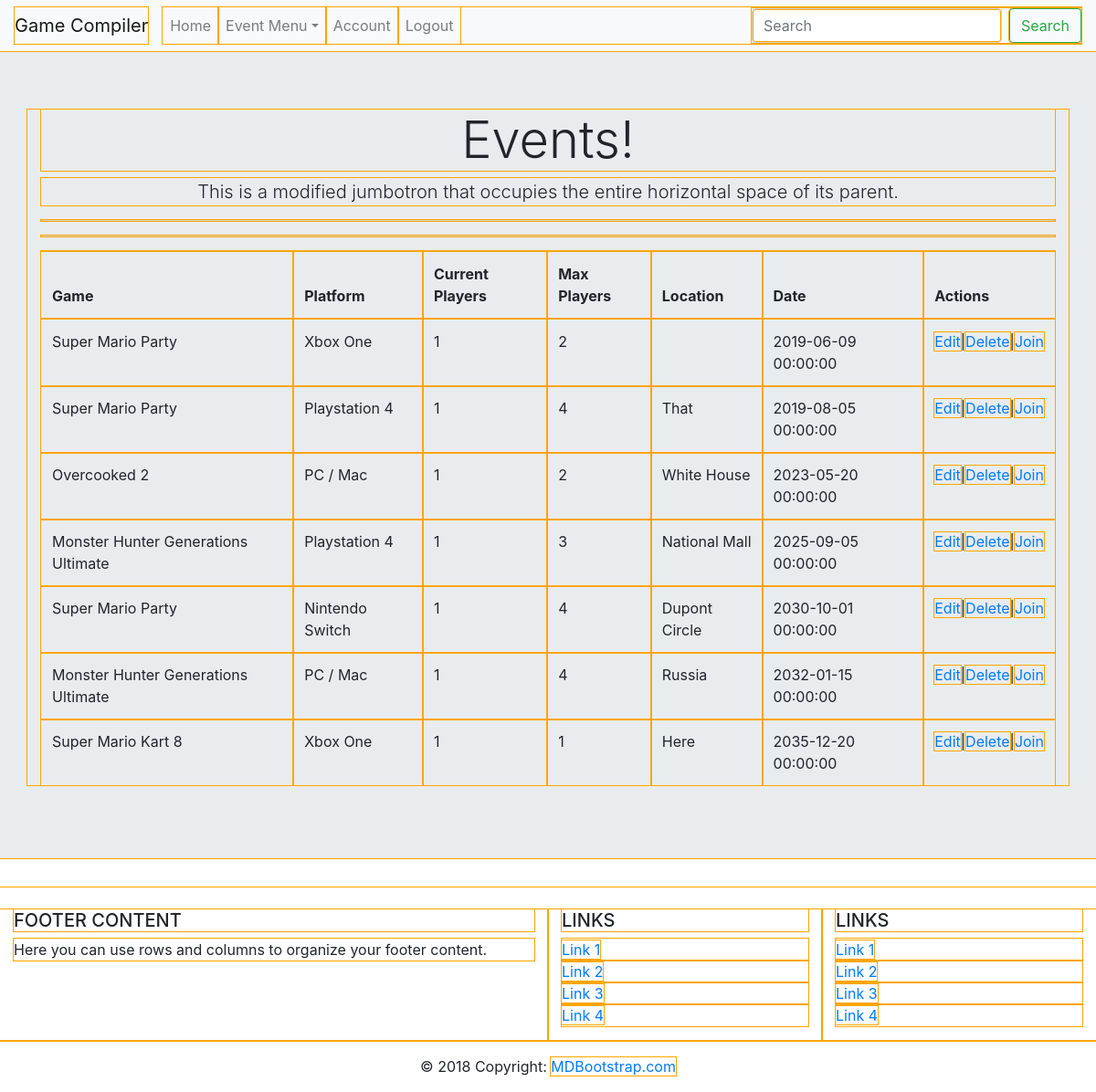
The page /event/search on the database as committed earlier.
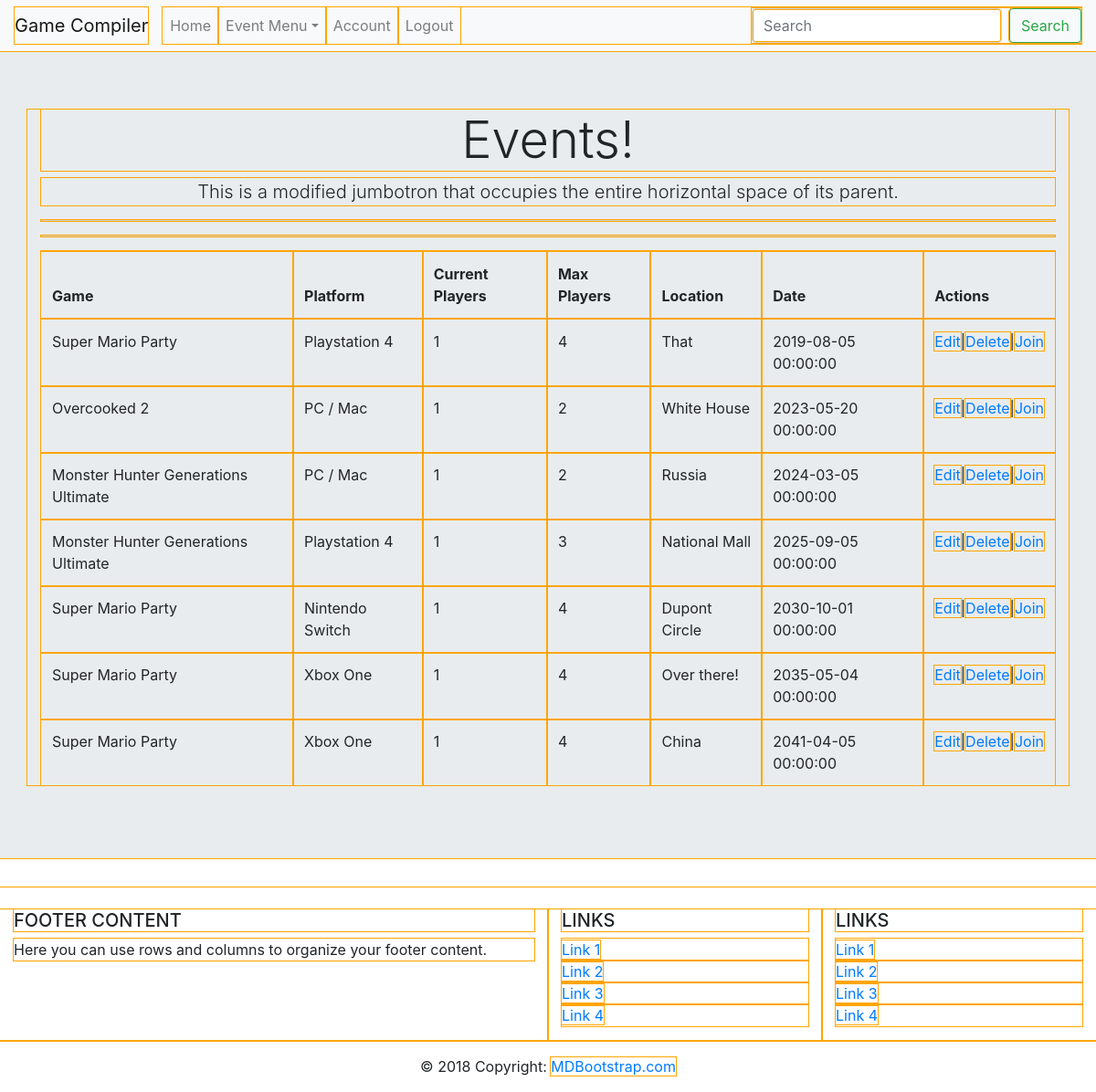
The same page on the database as committed later.
### app.py (models this page shows)
class Event(db.Model):
    __tablename__ = "event"
    id = db.Column(db.Integer, primary_key=True)
    game = db.Column(db.String(45))
    platform = db.Column(db.String(45))
    location = db.Column(db.String(90))
    event_date = db.Column(db.DateTime)
    event_time = db.Column(db.DateTime)
    max_players = db.Column(db.Integer)
    current_players = db.Column(db.Integer)
    created_at = db.Column(db.DateTime, server_default=func.now())
    updated_at = db.Column(db.DateTime, server_default=func.now(),
                           onupdate=func.now())
    users_for_events = db.relationship('User', secondary=users_events)

### app.py (the view)
@app.route("/event/search")
def event_search():
    eventQuery = Event.query.order_by('event_date')
    return render_template("event_search.html", eventQuery=eventQuery)

### templates/event_search.html (shortened to what this page needs)
<!DOCTYPE html>
<html lang="en">
<head>
    <link href="https://stackpath.bootstrapcdn.com/bootstrap/4.3.1/css/bootstrap.min.css" rel="stylesheet">
</head>
<body>
    <nav class="navbar navbar-expand-lg navbar-light bg-light">
        <a class="navbar-brand" href="#">Game Compiler</a>
        <div class="collapse navbar-collapse" id="navbarSupportedContent">
            <ul class="navbar-nav mr-auto">
                <li class="nav-item">
                    <a class="nav-link" href="/welcome/user">Home</a>
                </li>
                <li class="nav-item dropdown">
                        <a class="nav-link dropdown-toggle" href="#" id="navbarDropdown" role="button" data-toggle="dropdown" aria-haspopup="true" aria-expanded="false">Event Menu</a>
                </li>
                <li class="nav-item">
                    <a class="nav-link" href="/account/user/{{ session.userid }}">Account</a>
                </li>
                <li class="nav-item">
                    <a class="nav-link" href="/logout/user">Logout</a>
                </li>
            </ul>
                <form class="form-inline my-2 my-lg-0">
                    <input class="form-control mr-sm-2" type="search" placeholder="Search" aria-label="Search">
                    <button class="btn btn-outline-success my-2 my-sm-0" type="submit">Search</button>
                </form>
        </div>
    </nav>
    <div class="jumbotron jumbotron-fluid">
        <div class="container">
            <h1 class="display-4 text-center">Events!</h1>
            <p class="lead text-center">This is a modified jumbotron that occupies the entire horizontal space of its parent.</p>
            <hr>
            <hr>
            <table class="table">
                <thead>
                    <tr>
                    <th scope="col">Game</th>
                    <th scope="col">Platform</th>
                    <th scope="col">Current Players</th>
                    <th scope="col">Max Players</th>
                    <th scope="col">Location</th>
                    <th scope="col">Date</th>
                    <th scope="col">Actions</th>
                    </tr>
                </thead>
                <tbody>
                    {% for event in eventQuery %}
                    <tr>
                    <td>{{ event.game }}</td>
                    <td>{{ event.platform }}</td>
                    <td>{{ event.current_players }}</td>
                    <td>{{ event.max_players }}</td>
                    <td>{{ event.location }}</td>
                    <td>{{ event.event_date }}</td>
                    <td><a href="/event/details/{{ event.id }}">Edit</a>|<a href="/delete/event/{{ event.id }}">Delete</a>|<a href="#">Join</a></td>
                    </tr>
                    {% endfor %}
                </tbody>
            </table>
        </div>
    </div>
    <footer class="page-footer font-small blue pt-4">
        <div class="container-fluid text-center text-md-left">
            <div class="row">
                <div class="col-md-6 mt-md-0 mt-3">
                    <h5 class="text-uppercase">Footer Content</h5>
                    <p>Here you can use rows and columns to organize your footer content.</p>
                </div>
                <div class="col-md-3 mb-md-0 mb-3">
                    <h5 class="text-uppercase">Links</h5>
                    <ul class="list-unstyled">
                        <li>
                            <a href="#!">Link 1</a>
                        </li>
                        <li>
                            <a href="#!">Link 2</a>
                        </li>
                        <li>
                            <a href="#!">Link 3</a>
                        </li>
                        <li>
                            <a href="#!">Link 4</a>
                        </li>
                    </ul>
                </div>
                <div class="col-md-3 mb-md-0 mb-3">
                    <h5 class="text-uppercase">Links</h5>
                    <ul class="list-unstyled">
                        <li>
                            <a href="#!">Link 1</a>
                        </li>
                        <li>
                            <a href="#!">Link 2</a>
                        </li>
                        <li>
                            <a href="#!">Link 3</a>
                        </li>
                        <li>
                            <a href="#!">Link 4</a>
                        </li>
                    </ul>
                </div>
            </div>
        </div>
        <div class="footer-copyright text-center py-3">© 2018 Copyright:
            <a href="https://mdbootstrap.com/education/bootstrap/"> MDBootstrap.com</a>
        </div>
    </footer>
</body>
</html>

### templates/event_search.html (style rules this page uses)
* { outline-color: orange; outline-style: solid; outline-width: 1px; }

Rows that differ between the two databases and show on the page:
removed Event: game "Super Mario Kart 8", platform "Xbox One", current_players "1", max_players "1", location "Here", event_date "2035-12-20 00:00:00"
changed Event "Russia": max_players "4" → "2"; event_date "2032-01-15 00:00:00" → "2024-03-05 00:00:00"; moves up the list
changed Event: max_players "2" → "4"; location (not shown) → "Over there!"; event_date "2019-06-09 00:00:00" → "2035-05-04 00:00:00"; moves down the list
added Event: game "Super Mario Party", platform "Xbox One", current_players "1", max_players "4", location "China", event_date "2041-04-05 00:00:00"
